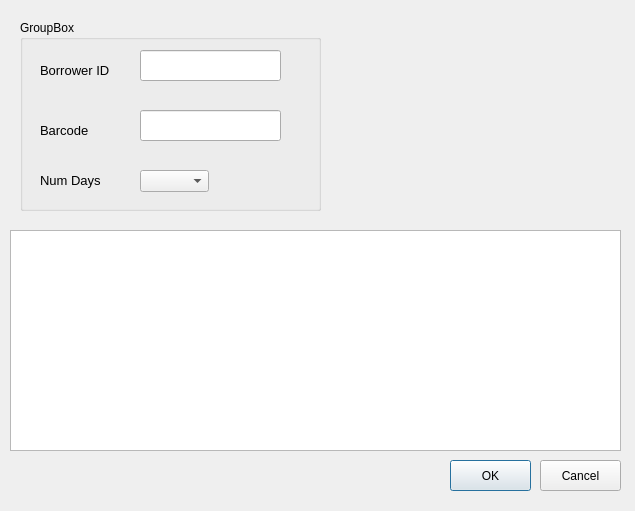
<?xml version="1.0" encoding="UTF-8"?>
<ui version="4.0">
 <class>BorrowCopyForm</class>
 <widget class="QDialog" name="BorrowCopyForm">
  <property name="geometry">
   <rect>
    <x>0</x>
    <y>0</y>
    <width>635</width>
    <height>511</height>
   </rect>
  </property>
  <property name="windowTitle">
   <string>Dialog</string>
  </property>
  <widget class="QGroupBox" name="groupBox">
   <property name="geometry">
    <rect>
     <x>20</x>
     <y>20</y>
     <width>301</width>
     <height>191</height>
    </rect>
   </property>
   <property name="title">
    <string>GroupBox</string>
   </property>
   <widget class="QLineEdit" name="barcodeF">
    <property name="geometry">
     <rect>
      <x>120</x>
      <y>90</y>
      <width>141</width>
      <height>31</height>
     </rect>
    </property>
    <property name="font">
     <font>
      <pointsize>10</pointsize>
     </font>
    </property>
   </widget>
   <widget class="QLabel" name="bidErr">
    <property name="geometry">
     <rect>
      <x>120</x>
      <y>60</y>
      <width>141</width>
      <height>21</height>
     </rect>
    </property>
    <property name="font">
     <font>
      <pointsize>10</pointsize>
     </font>
    </property>
    <property name="text">
     <string/>
    </property>
   </widget>
   <widget class="QLabel" name="label_2">
    <property name="geometry">
     <rect>
      <x>20</x>
      <y>100</y>
      <width>71</width>
      <height>21</height>
     </rect>
    </property>
    <property name="font">
     <font>
      <pointsize>10</pointsize>
     </font>
    </property>
    <property name="text">
     <string>Barcode</string>
    </property>
   </widget>
   <widget class="QLineEdit" name="bidF">
    <property name="geometry">
     <rect>
      <x>120</x>
      <y>30</y>
      <width>141</width>
      <height>31</height>
     </rect>
    </property>
    <property name="font">
     <font>
      <pointsize>10</pointsize>
     </font>
    </property>
   </widget>
   <widget class="QLabel" name="label">
    <property name="geometry">
     <rect>
      <x>20</x>
      <y>40</y>
      <width>71</width>
      <height>21</height>
     </rect>
    </property>
    <property name="font">
     <font>
      <pointsize>10</pointsize>
     </font>
    </property>
    <property name="text">
     <string>Borrower ID</string>
    </property>
   </widget>
   <widget class="QLabel" name="barcodeErr">
    <property name="geometry">
     <rect>
      <x>120</x>
      <y>120</y>
      <width>141</width>
      <height>21</height>
     </rect>
    </property>
    <property name="font">
     <font>
      <pointsize>10</pointsize>
     </font>
    </property>
    <property name="text">
     <string/>
    </property>
   </widget>
   <widget class="QLabel" name="label_3">
    <property name="geometry">
     <rect>
      <x>20</x>
      <y>150</y>
      <width>71</width>
      <height>21</height>
     </rect>
    </property>
    <property name="font">
     <font>
      <pointsize>10</pointsize>
     </font>
    </property>
    <property name="text">
     <string>Num Days</string>
    </property>
   </widget>
   <widget class="QComboBox" name="comboBox">
    <property name="geometry">
     <rect>
      <x>120</x>
      <y>150</y>
      <width>69</width>
      <height>22</height>
     </rect>
    </property>
   </widget>
  </widget>
  <widget class="QTableWidget" name="tableWidget">
   <property name="geometry">
    <rect>
     <x>10</x>
     <y>230</y>
     <width>611</width>
     <height>221</height>
    </rect>
   </property>
  </widget>
  <widget class="QPushButton" name="pushButton">
   <property name="geometry">
    <rect>
     <x>450</x>
     <y>460</y>
     <width>81</width>
     <height>31</height>
    </rect>
   </property>
   <property name="text">
    <string>OK</string>
   </property>
  </widget>
  <widget class="QPushButton" name="pushButton_2">
   <property name="geometry">
    <rect>
     <x>540</x>
     <y>460</y>
     <width>81</width>
     <height>31</height>
    </rect>
   </property>
   <property name="text">
    <string>Cancel</string>
   </property>
  </widget>
 </widget>
 <resources/>
 <connections/>
</ui>
